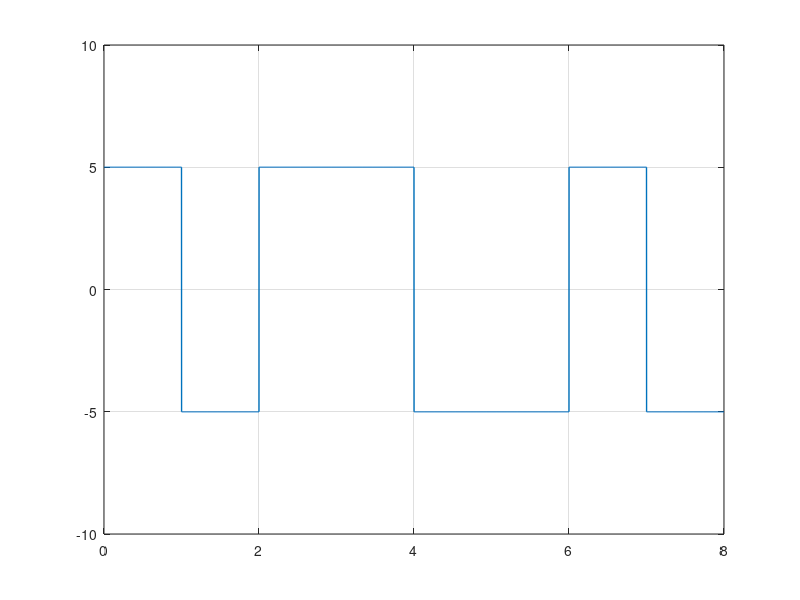

The MATLAB source for this figure:
clear all; %... Clear variables

bits = [1 0 1 1 0 0 1 0];

%... Modulation

bitrate = 1; %... Number of bits per second
voltage = 5;

samplingRate = 1000;
samplingTime = 1/samplingRate;

endTime = length(bits)/bitrate;
time = 0:samplingTime:endTime;

index = 1;

for i = 1:length(time)
    if bits(index) == 1
        modulation(i) = voltage;
    else
        modulation(i) = -voltage;
    end
    if time(i)*bitrate >= index
        index = index+1;
    end
    end
disp(modulation);
plot(time, modulation, "LineWidth", 1);
axis([0 endTime -voltage-5 voltage+5]);
grid on;

%... Demodulation

index = 1;

for i = 1:length(modulation)
    if modulation(i) == voltage
        demodultaion(index) = 1;
    else
        demodultaion(index) = 0;
    end
    if time(i)*bitrate >= index
        index = index+1;
    end
end

disp(demodultaion);
